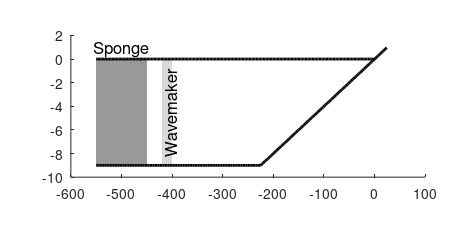

Write MATLAB code to recreate this figure. (Note: this script raises an error after producing the figure.)
% Bingchen Liu July 2, 2025
% This code plot the schematic for funwaveC simulation including wave maker
% and sponge

%% fig setup 
close all 
xsize=12;ysize=6;
x0=0.15; 
y0=0.25;  
dx=0.12;
xw=0.75; yw=0.6;
x1= x0+xw+dx; 
pos = [x0 y0 xw yw];

fig_fontsz= 12;
text_fontsz= 12;
subfiglabel_fontsz = 15;
cbar_fontsize =10;
cbar_ticksz= 6;


%%
%--- PARAMETERS ----------------------------------------------------------
h0         = 9;            % flat depth [m]
x_flat1    = -550;           % start of flat region [m]
x_slope_st = -225;           % where slope begins [m]
x_wm       = [-420 -400];    % wavemaker region [m]
gap        = 20;             % white gap width between sponge & wavemaker [m]
gap_left =0;

% y‐limits for patches
y_max = 0;
y_min = -h0;

% compute sponge shading extents (left of the gap)
%x_sponge = [x_flat1+gap_left, x_wm(1)-gap];
x_sponge = [x_flat1+gap_left,-450];

%--- PLOTTING ------------------------------------------------------------
%figure('Color','w')
figure()
set(gcf,'PaperUnit','centimeters')
set(gcf,'papersize',[xsize,ysize],'PaperPosition',[0 0 xsize ysize])

subplot("Position",pos(1,:));
hold on

% 1) sponge patch (dark grey)
patch( [x_sponge, fliplr(x_sponge)], ...
       [y_max, y_max, y_min, y_min], ...
       [0.6 0.6 0.6], 'EdgeColor','none' )

% 2) wavemaker patch (light grey)
patch( [x_wm, fliplr(x_wm)], ...
       [y_max, y_max, y_min, y_min], ...
       [0.85 0.85 0.85], 'EdgeColor','none' )

% 3) water surface
plot(linspace(x_flat1+gap_left,0,200), zeros(1,200), 'k', 'LineWidth', 2)

% 4) bathymetry: flat + slope
plot(linspace(x_flat1+gap_left, x_slope_st, 100), -h0*ones(1,100), 'k', 'LineWidth', 2)
plot(linspace(x_slope_st, 24.25,100), linspace(-h0,0.97,100),   'k', 'LineWidth', 2)

% 5) labels with corrected property names
text(mean(x_sponge),  0.1,    'Sponge',    ...
     'HorizontalAlignment','center', ...
     'VerticalAlignment','bottom', ...
     'FontSize',text_fontsz)

text(-392,      -4.5,    'Wavemaker', ...
     'HorizontalAlignment','center', ...
     'VerticalAlignment','bottom', ...
     'Rotation',90, ...
     'FontSize',text_fontsz)

% …
% 6) axes formatting
ax = gca;
ax.FontSize         = fig_fontsz;
ax.LineWidth        = 1;
ax.TickDir          = 'out';

% draw a full box and show ticks on top & right too
ax.Box              = 'on';

ax.XLim             = [-600, 50];
ax.YLim             = [-10, 2];

% ticks every 100 from -500 to 0
ax.XTick            =[-600,-500,-400,-300,-200,-100,0,50]; %x_flat1:100:50;
ax.YTick            = [-10,-8,-6,-4,-2,0,2];
ax.XMinorTick       = 'on';
ax.YMinorTick       = 'on';
%ax.Label.Rotation = 0;
xtickangle(0);

grid on
ax.GridLineStyle      = ':';
%ax.MinorGridLineStyle = ':';
ax.GridAlpha          = 0.2;
ax.MinorGridAlpha     = 0.15;

xlabel('$x$ (m)','Interpreter','latex','FontSize',fig_fontsz)
ylabel('$z$ (m)','Interpreter','latex','FontSize',fig_fontsz)

%xlim([600,25])
hold off 

print -dpdf -painters '/data1/bliu/vortpaper/fig_schematic.pdf'